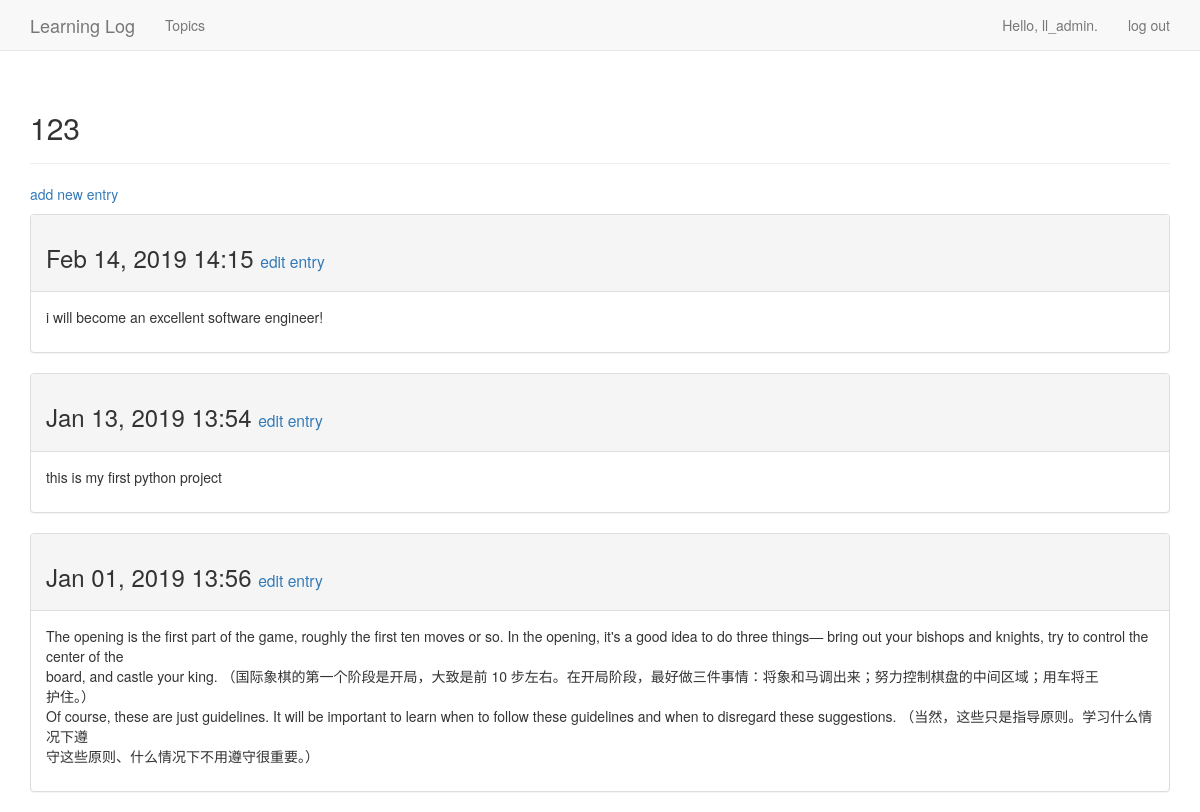
The page /topics/1/ (signed in) on the database its author committed.
### learning_logs/models.py (models this page shows, shortened)
class Topic(models.Model):
    text = models.CharField(max_length=200)
    date_added = models.DateTimeField(auto_now_add=True)
    owner = models.ForeignKey(User, on_delete=models.CASCADE)
    def __str__(self):
        return self.text

class Entry(models.Model):
    topic = models.ForeignKey(Topic, on_delete=models.CASCADE,)
    text = models.TextField()
    date_added = models.DateTimeField(auto_now_add=True)
    class Meta:
        verbose_name_plural = 'entries'

### learning_logs/views.py (the view)
# urls.py: re_path('topics/(?P<topic_id>\d+)/', views.topic, name='topic'),
@login_required
def topic(request,topic_id):
	topic = Topic.objects.get(id=topic_id)
	if topic.owner != request.user:
		raise Http404
	entries = topic.entry_set.order_by('-date_added')
	context = {'topic': topic, 'entries':entries}
	return render(request, 'learning_logs/topic.html',context)

### learning_logs/templates/learning_logs/topic.html (shortened to what this page needs)
{% extends 'learning_logs/base.html' %}
{% block header %}
    <h2>{{ topic }}</h2>
{% endblock header %}
{% block content %}
    <p>
        <a href="{% url 'learning_logs:new_entry' topic.id %}">add new entry</a>
    </p>
    {% for entry in entries %}
        <div class="panel panel-default">
            <div class="panel-heading">
                <h3>
                    {{ entry.date_added|date:'M d, Y H:i' }}
                    <small>
                    <a href="{% url 'learning_logs:edit_entry' entry.id %}">
                        edit entry</a>
                    </small>
                </h3>
            </div>
        <div class="panel-body">
            {{ entry.text|linebreaks }}
        </div>
        </div>
    {% empty %}
        There are no entries for this topic yet.
    {% endfor %}
{% endblock content %}

### learning_logs/templates/learning_logs/base.html (shortened to what this page needs)
{% load bootstrap3 %}
<!DOCTYPE html>
<html lang="en">
<head>
    {% bootstrap_css %}
</head>
<body>
  <nav class="navbar navbar-default navbar-static-top">
    <div class="container">
        <div class="navbar-header">
        <a class="navbar-brand" href="{% url 'learning_logs:index' %}">
            Learning Log</a>
        </div>
        <div id="navbar" class="navbar-collapse collapse">
          <ul class="nav navbar-nav">
            <li><a href="{% url 'learning_logs:topics' %}">Topics</a></li>
          </ul>
          <ul class="nav navbar-nav navbar-right">
            {% if user.is_authenticated %}
              <li><a>Hello, {{ user.username }}.</a></li>
              <li><a href="{% url 'users:logout' %}">log out</a></li>
            {% else %}
              <li><a href="{% url 'users:register' %}">register</a></li>
              <li><a href="{% url 'users:login' %}">log in</a></li>
            {% endif %}
          </ul>
        </div>
    </div>
  </nav>
  <div class="container">
    <div class="page-header">
      {% block header %}{% endblock header %}
    </div>
    <div>
      {% block content %}{% endblock content %}
    </div>
  </div>
</body>
</html>

### rows shown on the page
Topic: text "123"
Entry: date_added "Feb 14, 2019 14:15", text "i will become an excellent software engineer!"
Entry: date_added "Jan 13, 2019 13:54", text "this is my first python project"
Entry: date_added "Jan 01, 2019 13:56", text "The opening is the first part of the game, roughly the first ten moves or so. In the opening, it's a good idea to do three things— bring out your bishops and knights, try to control the center of the board, and castle your king. （国际象棋的第一个阶段是开局，大致是前 10 步左右。在开局阶段，最好做三件事情：将象和马调出来；努力控制棋盘的中间区域；用车将王 护住。） Of course, these are just guidelines. It will be important to learn when to follow these guidelines and when to disregard these suggestions. （当然，这些只是指导原则。学习什么情况下遵 守这些原则、什么情况下不用遵守很重要。）"

### other values the page prints
{{ user.username }} "ll_admin"
